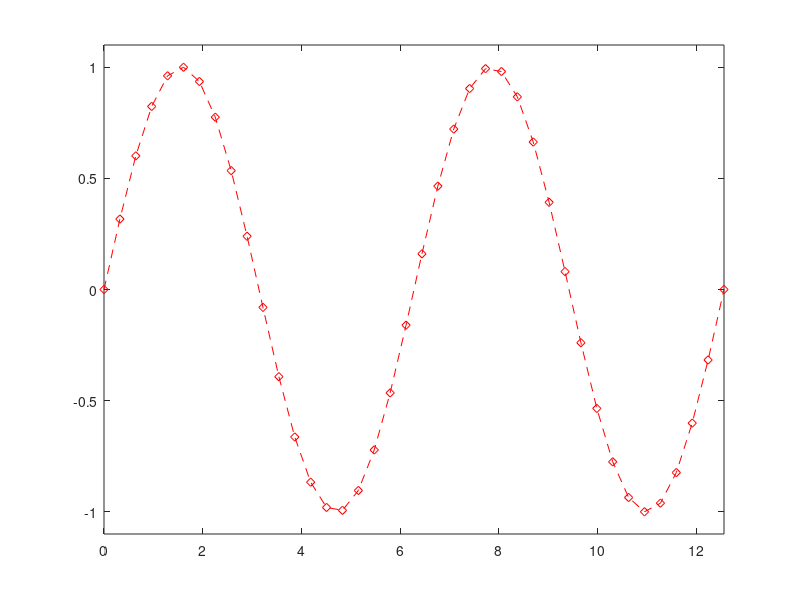

Write the MATLAB code that produced this figure.
% Line Attributes
% Example

x = linspace(0, 4*pi, 40);
y = sin(x);

plot(x, y, 'r--d');
axis([min(x) max(x) min(y)*1.1 max(y)*1.1]);
